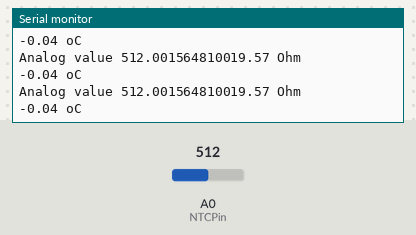
A sketch run on a simulated Arduino Uno, built with avr-gcc and run on an emulated ATmega328P. Shown: the last lines printed to the serial monitor. Inputs (shaded band) come from the test bench; at power-on: A0 (NTCPin) = 512.

Above: at 7.9 s.
8.0 s: A0 (NTCPin) set to 518
At 8.36 s:
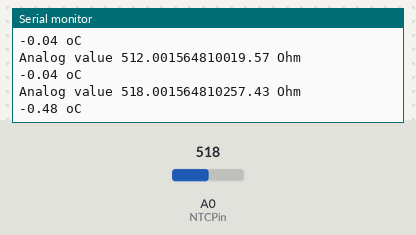
11.0 s: A0 (NTCPin) set to 504
At 11.37 s:
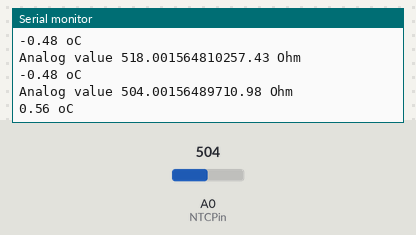
14.0 s: A0 (NTCPin) set to 11
At 14.39 s:
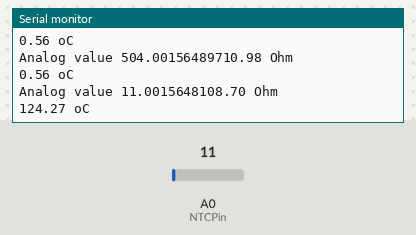
17.0 s: A0 (NTCPin) set to 8
At 17.4 s:
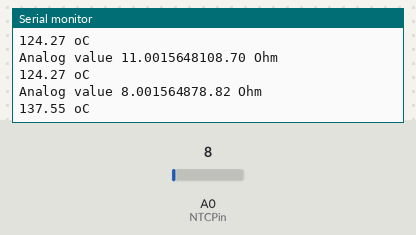
Timing chart, 0 to 19.5 s (numbered marks = the images above; inputs shaded):
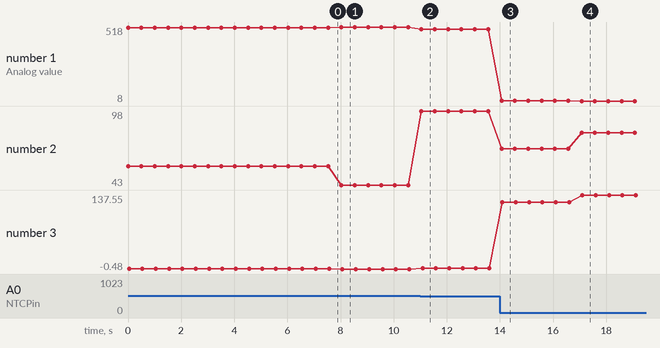

The sketch:

thermistertest.ino
```cpp
#include <EEPROM.h>

byte NTCPin = A0;
int rValue;
int nValues = 10;

#define SERIESRESISTOR 10000
#define NOMINAL_RESISTANCE 10000
#define BCOEFFICIENT 3950

void setup() {
  // put your setup code here, to run once:
  Serial.begin(9600);
}

void loop() {
  // put your main code here, to run repeatedly:
  float ADCvalue;
  float Resistance;

  ADCvalue = analogRead(NTCPin);

  Serial.print("Analog value ");
  Serial.print(ADCvalue);
  Serial.print(' = ');

  //convert value to resistance:
  Resistance = (1023 / ADCvalue) - 1;
  Resistance = SERIESRESISTOR / Resistance;

  Serial.print(Resistance);
  Serial.println(" Ohm");

  float steinhart;
  steinhart = Resistance / NOMINAL_RESISTANCE; // (R/Ro)
  steinhart = log(steinhart); //ln(R/Ro)
  steinhart /= BCOEFFICIENT; // 1/B * ln(R/Ro)
  steinhart += 1.0 / 273.15; // + (1/To)
  steinhart = 1.0 / steinhart; // Invert
  steinhart -= 273.15; // convert to Celsius

  Serial.print(steinhart);
  Serial.println(" oC");
  delay(500);
}
```

Measured:
- after the input at 8.0 s, the serial monitor: prints a new line at once (image 1)
- after the input at 11.0 s, the serial monitor: prints a new line after 0.05 s (image 2)
- after the input at 14.0 s, the serial monitor: prints a new line after 0.06 s (image 3)
- after the input at 17.0 s, the serial monitor: prints a new line after 0.07 s (image 4)
- plotted number 1: 512 → 518 after the input at 8.0 s, 518 → 504 after the input at 11.0 s, 504 → 11 after the input at 14.0 s, 11 → 8 after the input at 17.0 s
- plotted number 2: 57 → 43 after the input at 8.0 s, 43 → 98 after the input at 11.0 s, 98 → 70 after the input at 14.0 s, 70 → 82 after the input at 17.0 s
- plotted number 3: -0.04 → -0.48 after the input at 8.0 s, -0.48 → 0.56 after the input at 11.0 s, 0.56 → 124.27 after the input at 14.0 s, 124.27 → 137.55 after the input at 17.0 s
